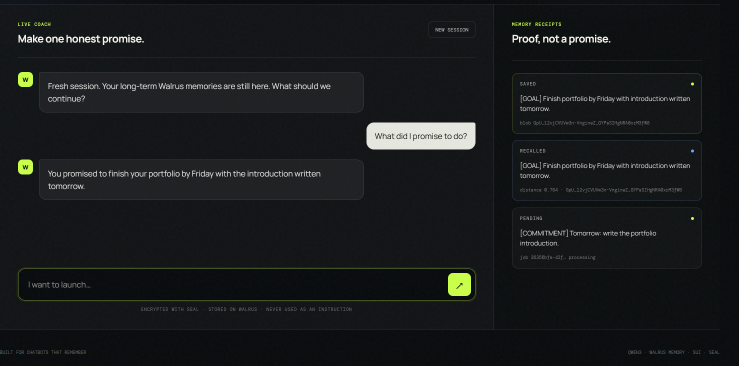
#> input picture docs/evidence/real-testers/tester-03-success-after-fix.png, 1478 x 731 px (shown at 1/2 size)
$ python create-submission-media.py
#> lines starting #> are read from the running program, lines starting #| are printed output that depends on the picture
from __future__ import annotations

from pathlib import Path
from PIL import Image, ImageDraw, ImageFont


ROOT = Path(__file__).resolve().parents[1]
OUT = ROOT / "docs" / "evidence" / "submission-media"
SOURCE = ROOT / "docs" / "evidence" / "real-testers" / "tester-03-success-after-fix.png"
LOGO = ROOT / "public" / "walrus-promise-logo.png"

W, H = 1800, 1200
BG = "#090d0e"
PANEL = "#111617"
WHITE = "#f4f6f1"
MUTED = "#9ba29e"
ACID = "#c9ff4a"
BLUE = "#73a5ff"
LINE = "#293031"

FONT = "C:/Windows/Fonts/arial.ttf"
BOLD = "C:/Windows/Fonts/arialbd.ttf"


def f(size: int, bold: bool = False):
    return ImageFont.truetype(BOLD if bold else FONT, size)


# [4 lines left out: function contain, not called in this run]


def rounded(draw: ImageDraw.ImageDraw, box, fill, outline=None, radius=18, width=1):
    draw.rounded_rectangle(box, radius=radius, fill=fill, outline=outline, width=width)


def add_brand(canvas: Image.Image, x=54, y=38):
    logo = contain(Image.open(LOGO).convert("RGBA"), (66, 66))
    canvas.alpha_composite(logo, (x, y))
    draw = ImageDraw.Draw(canvas)
    draw.text((x + 82, y + 10), "WALRUS PROMISE", font=f(25, True), fill=WHITE)
    draw.text((x + 82, y + 42), "ACCOUNTABILITY THAT SURVIVES THE SESSION", font=f(13, True), fill=ACID)


# [31 lines left out: functions arrow, callout, add_step, not called in this run]


def first_image(source: Image.Image) -> Image.Image:
    canvas = Image.new("RGBA", (W, H), BG)
    draw = ImageDraw.Draw(canvas)
    add_brand(canvas)
    draw.text((54, 125), "How Walrus Promise remembers", font=f(48, True), fill=WHITE)
    draw.text((54, 184), "A real cross-session flow: promise, encrypted Mainnet storage, then semantic recall.", font=f(23), fill=MUTED)

    chat_crop = source.crop((20, 120, 1000, 675))
    chat = contain(chat_crop, (1080, 650))
    sx, sy = 665, 270
    rounded(draw, (sx - 5, sy - 5, sx + chat.width + 5, sy + chat.height + 5), PANEL, LINE, 18, 3)
    canvas.alpha_composite(chat.convert("RGBA"), (sx, sy))
    draw.text((sx + 22, sy + 18), "REAL PRODUCT INTERFACE", font=f(14, True), fill=ACID)

    callout(draw, (54, 270, 610, 425), 1, "USER MAKES A PROMISE", [
        "The coach extracts a durable goal", "and the concrete next action."
    ], ACID)
    callout(draw, (54, 455, 610, 635), 2, "MEMORY GOES TO MAINNET", [
        "MemWal encrypts the record with Seal.", "A Walrus blob ID becomes the receipt."
    ], BLUE)
    callout(draw, (54, 665, 610, 845), 3, "A CLEAN SESSION RECALLS IT", [
        "Chat history is cleared. The same user", "asks again and receives the right promise."
    ], ACID)
    arrow(draw, (610, 350), (900, 520), ACID)
    arrow(draw, (610, 545), (1585, 535), BLUE)
    arrow(draw, (610, 755), (1040, 705), ACID)

    rounded(draw, (54, 935, 1746, 1125), "#101617", LINE, 20, 2)
    draw.text((84, 960), "WHY THIS MATTERS", font=f(17, True), fill=ACID)
    draw.text((84, 997), "The bot does not replay a transcript. It recalls a compact, useful fact", font=f(25, True), fill=WHITE)
    draw.text((84, 1033), "from decentralized storage and turns it into a personalized follow-up.", font=f(25, True), fill=WHITE)
    draw.text((84, 1082), "QWEN3  •  MEMWAL  •  WALRUS MAINNET  •  SEAL ENCRYPTION", font=f(17, True), fill=BLUE)
    return canvas.convert("RGB")


# [34 lines left out: function second_image, not called in this run]


def main():
    OUT.mkdir(parents=True, exist_ok=True)
    source = Image.open(SOURCE).convert("RGB")
    first_image(source).save(OUT / "01-how-walrus-promise-works.png", quality=95)
#> in first_image, `canvas = Image.new("RGBA", (W, H), BG)`:
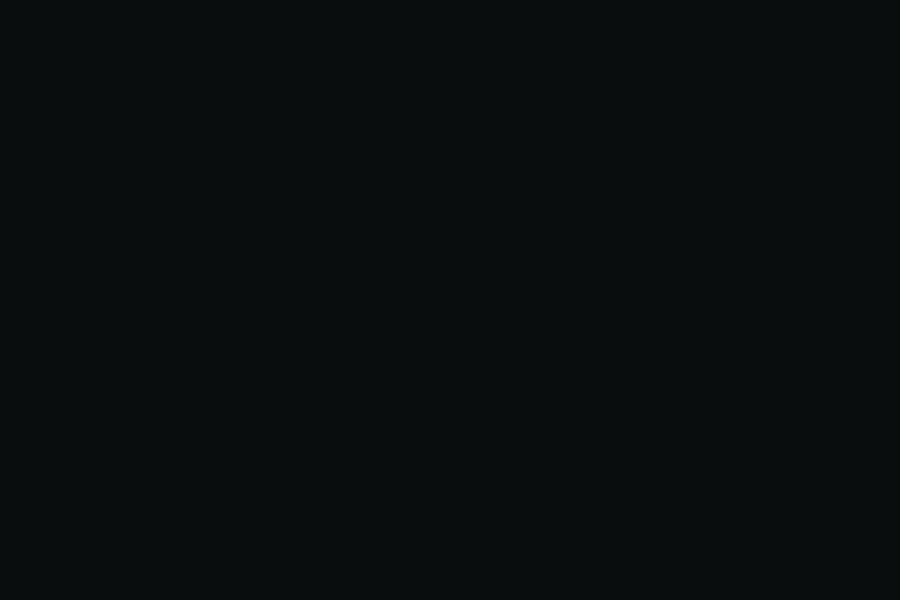
#> canvas: PIL image 1800x1200 RGBA (shown at 1/2 size); mean R, G, B, A 9, 13, 14, 255
    second_image(source).save(OUT / "02-mainnet-memory-proof.png", quality=95)
    print(OUT)


if __name__ == "__main__":
#> (the run stopped early here; a loop or call above may not have finished)
